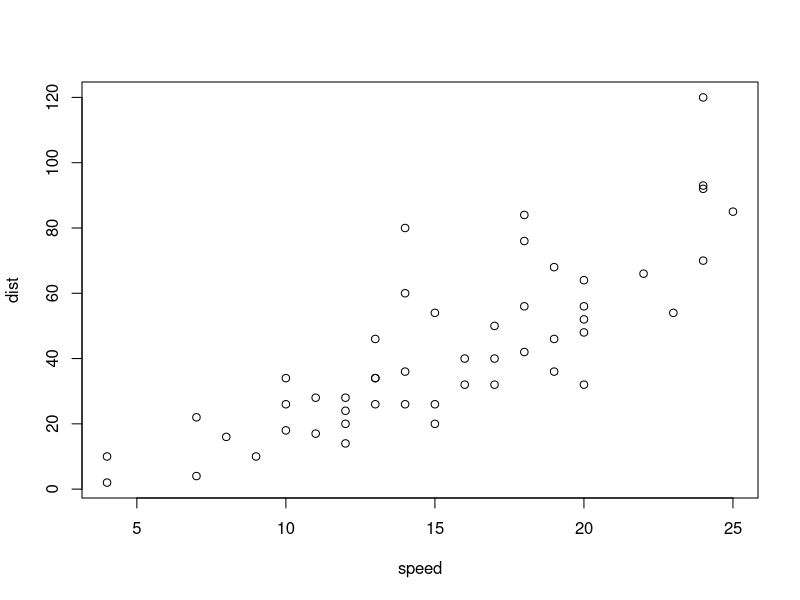
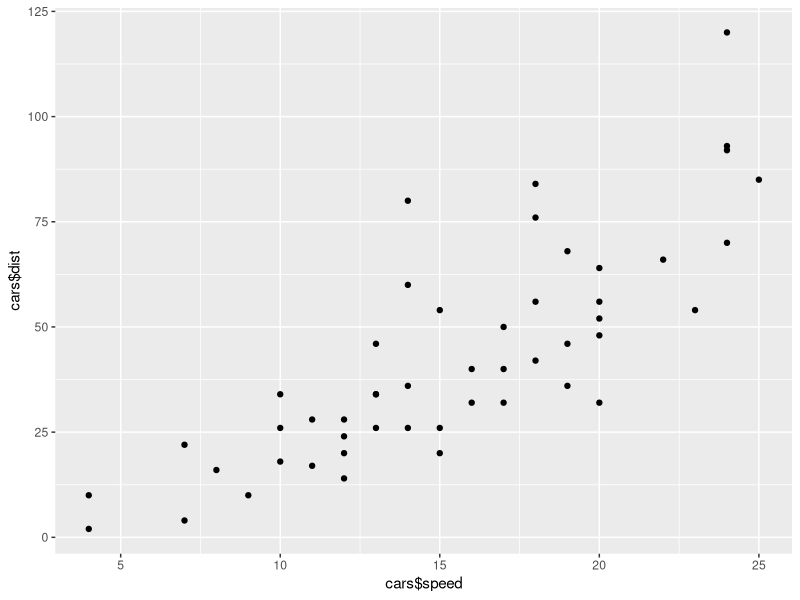
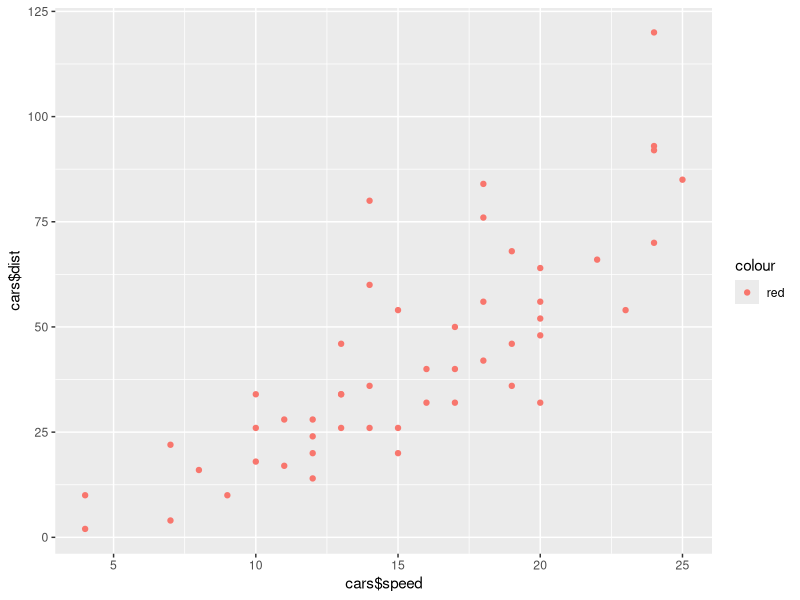
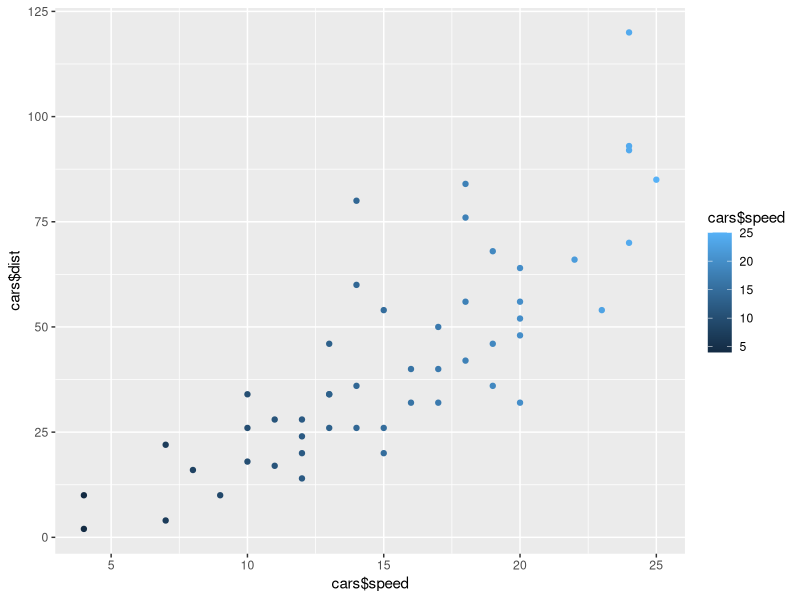
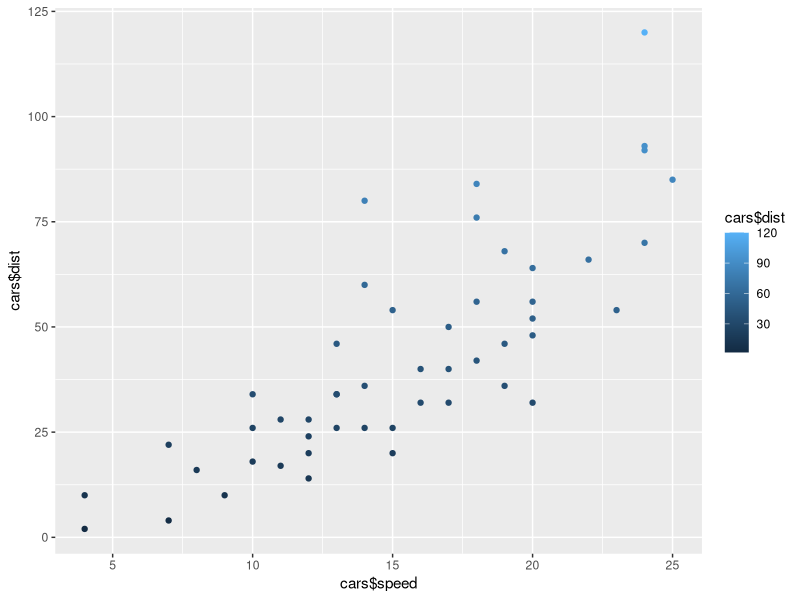
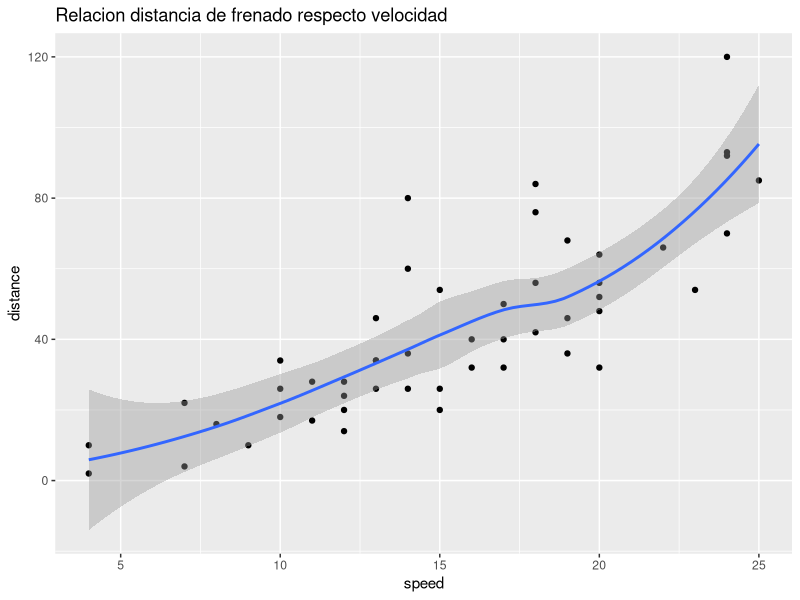
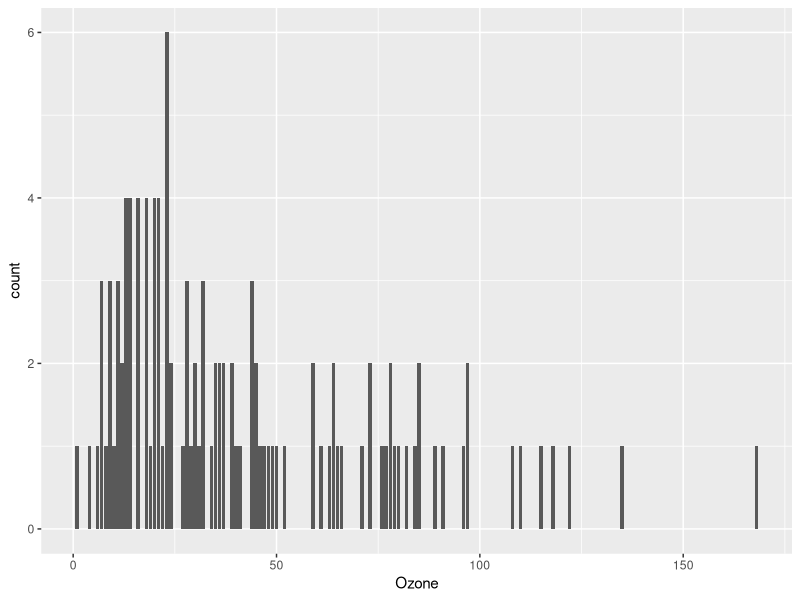
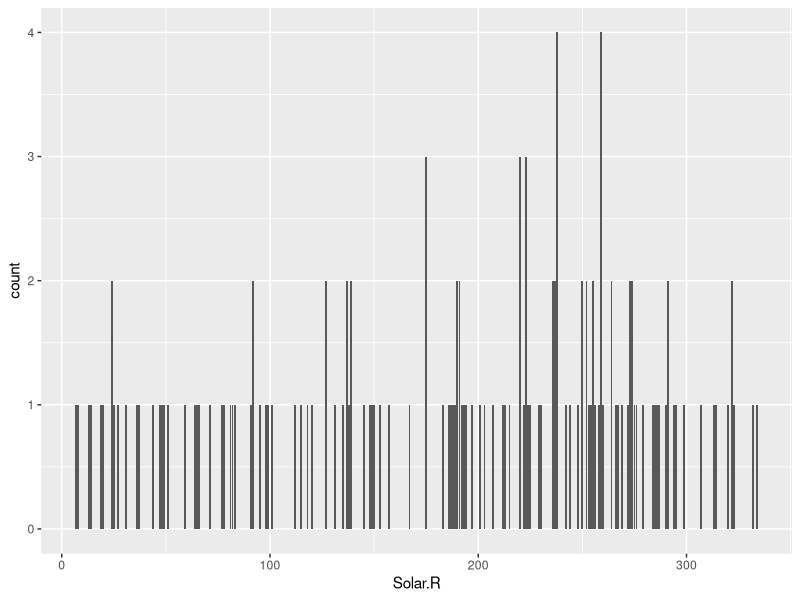

These charts were generated, in order, by the following R code: (Note: this script raises an error after producing the figures.)
library(tidyr)
library(ggplot2)
library(dplyr)


head(cars)
summary(cars)

plot(cars)
ggplot(data = cars) + geom_point(aes(cars$speed, cars$dist)) 
ggplot(data = cars) + geom_point(aes(cars$speed, cars$dist, colour="red")) 
ggplot(data = cars) + geom_point(aes(cars$speed, cars$dist, color=cars$speed)) 
ggplot(data = cars) + geom_point(aes(cars$speed, cars$dist, color=cars$dist)) 

   
       
ggplot(cars, aes(cars$speed, cars$dist)) + 
  geom_point() +
  geom_smooth() +
  labs(x = "speed", y = "distance", title="Relacion distancia de frenado respecto velocidad")
        






summary(airquality)
head(mpg)
head(airquality)

airquality %>% 
  ggplot(aes(Ozone)) + 
  geom_bar() 

airquality %>% 
  ggplot(aes(Solar.R)) + 
  geom_bar() 

airquality %>% 
  ggplot(aes(Wind)) + 
  geom_bar() 

airquality %>% 
  ggplot(aes(x=Temp, y=x)) + 
  geom_smooth()

library(purrr)
library(tidyr)
library(ggplot2)

airquality %>% select(1:4) %>%
  gather() %>% 
  ggplot(aes(value)) +
  facet_wrap(~ key, scales = "free") +
  geom_bar() 


airquality %>% select(1:4) %>%
  gather(-Ozone, key = "var", value = "value") %>%
  ggplot(aes(x = value, y = Ozone)) +
  geom_point() +
  stat_smooth() +
  facet_wrap(~ var, scales = "free") +
  theme_bw()

library(purrr)
library(tidyr)
library(ggplot2)

airquality %>% 
  gather(-Ozone, key = "var", value = "value") %>%
  ggplot(aes(x = value, y = Ozone)) +
  facet_wrap(~ var, scales = "free") +
  geom_bar(stat = "identity")+
  geom_smooth(method="lm")


mtcars %>%
  gather(-mpg, key = "var", value = "value") %>%
  ggplot(aes(x = value, y = mpg)) +
  geom_bar(stat = "identity") +
  stat_smooth() +
  facet_wrap(~ var, scales = "free") +
  theme_bw()


require(graphics)
pairs(airquality, panel = panel.smooth, main = "airquality data")
